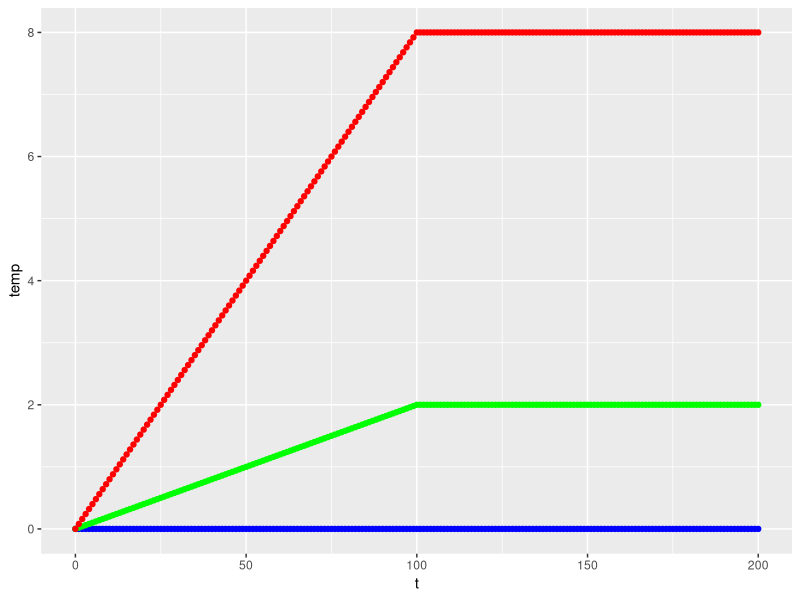
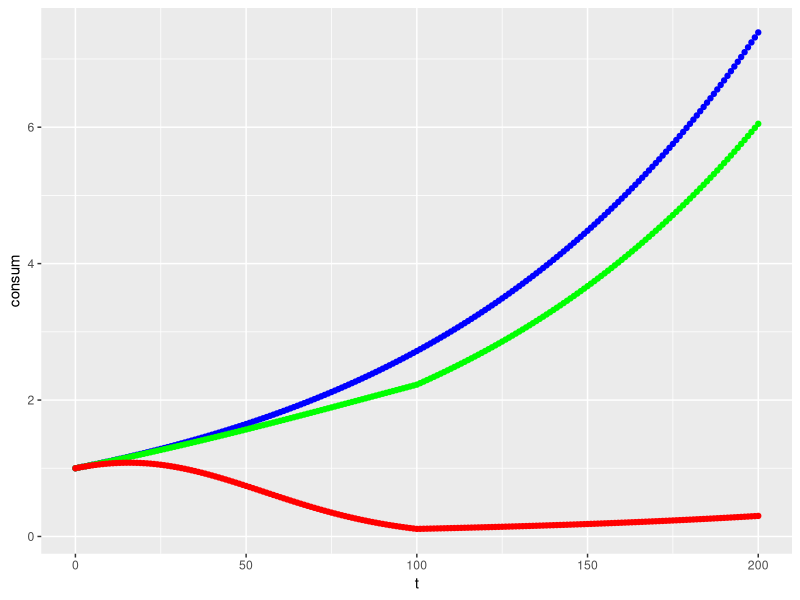
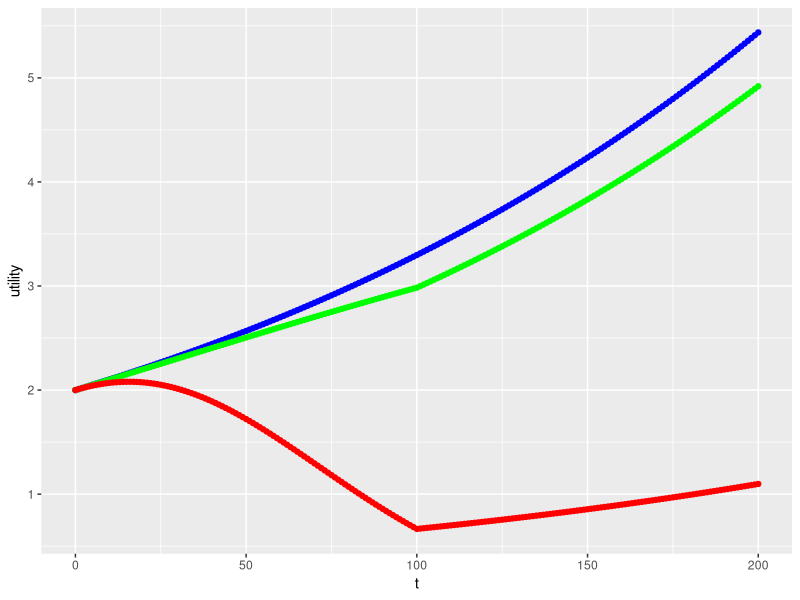
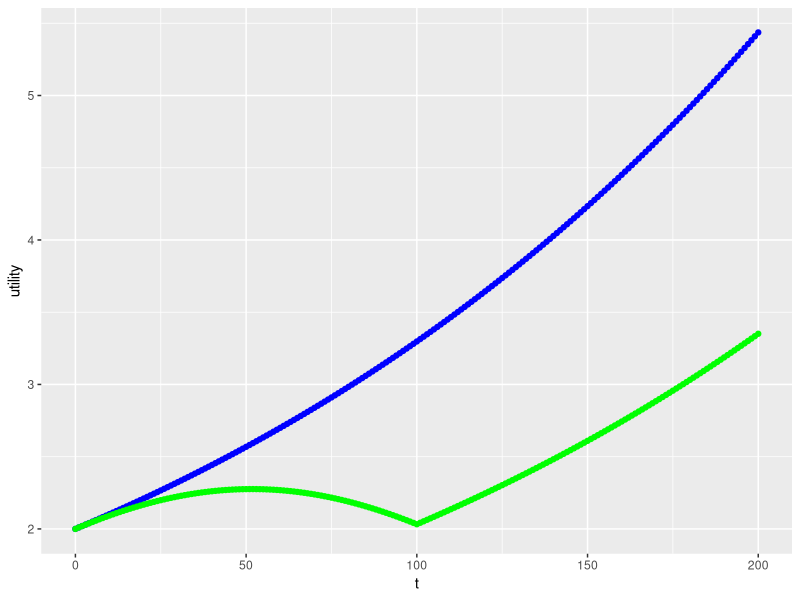

The R script that drew these images, in order:
## ---- chunk 1
knitr::opts_chunk$set(echo = TRUE)

library(tidyverse)

# Variables:
# temperature at time t
# t = time
# t_diff = T = temperature at time 100 (given)

 #overall value for T

# Givens & Vectors:

t_vector <- seq(0,200, by = 1)

## ---- chunk 2
# Function 1 - Temperature(t)

temp <- function(t, t_diff){
  out = pmin((t*t_diff)/100,t_diff)
  return(out)
}


# Function 2 - Retention (t)

retention <- function(t, t_diff, B){
  out = exp(-B * (temp(t, t_diff))^2)
  return(out)
}


# Function 3 - Consumption (t)
consumption <- function(t, t_diff, B, g){
  out = retention(t, t_diff, B) * exp(g*t)
  return(out)
}


# Function 4 - Utility (C)

utility <- function(C, n){
  out = (C^(1-n))/(1-n)
  return(out)
}


# Function 5 - Discount Rate (Ramsey Rule)

r <- function(d, n, g){
  out = (d + n*g)
  return(out)
}


## ---- chunk 3
# T = 0

# Temperature df

temp_df_T_0 <- data.frame(t = t_vector) %>% 
  mutate(temp = temp(t_vector,
                     t_diff = 0))
  

# Retention df

retent_df_T_0 <- data.frame(t = t_vector) %>% 
  mutate(retent = retention(t_vector,
                            t_diff = 0,
                            B = .05)) 
# Consumption df

consum_df_T_0 <- data.frame(t = t_vector) %>% 
  mutate(consum = consumption(t_vector,
                              t_diff = 0,
                              B = 0.05,
                              g = 0.01))

# Utility df

C_0 <- consum_df_T_0$consum

utility_df_T_0 <- data.frame(t = t_vector) %>% 
  mutate(consum = C_0) %>% 
  mutate(utility = utility(C = C_0,
                           n = .5))
  
## ---- chunk 4
# T = 2

# Temperature df

temp_df_T_2 <- data.frame(t = t_vector) %>% 
  mutate(temp = temp(t_vector,
                     t_diff = 2)) 

# Retention df

retent_df_T_2 <- data.frame(t = t_vector) %>% 
  mutate(retent = retention(t_vector,
                            t_diff = 2,
                            B = .05)) 
# Consumption df

consum_df_T_2 <- data.frame(t = t_vector) %>% 
  mutate(consum = consumption(t_vector,
                              t_diff = 2,
                              B = 0.05,
                              g = 0.01))

# Utility df

C_2 <- consum_df_T_2$consum

utility_df_T_2 <- data.frame(t = t_vector) %>% 
  mutate(consum = C_2) %>% 
  mutate(utility = utility(C = C_2,
                           n = .5))
  
## ---- chunk 5
# T = 8

# Temperature df

temp_df_T_8 <- data.frame(t = t_vector) %>% 
  mutate(temp = temp(t_vector,
                     t_diff = 8))

# Retention df

retent_df_T_8 <- data.frame(t = t_vector) %>% 
  mutate(retent = retention(t_vector,
                            t_diff = 8,
                            B = .05)) 
# Consumption df

consum_df_T_8 <- data.frame(t = t_vector) %>% 
  mutate(consum = consumption(t_vector,
                              t_diff = 8,
                              B = 0.05,
                              g = 0.01))

# Utility df

C_8 <- consum_df_T_8$consum

utility_df_T_8 <- data.frame(t = t_vector) %>% 
  mutate(consum = C_8) %>% 
  mutate(utility = utility(C = C_8,
                           n = .5))
  
## ---- chunk 6
# a
# plot temperature over time
# scenario 1: no climate change


# scenario 2: moderate climate change

# scenario 3: major climate change
## ---- chunk 7
ggplot () +
  geom_point(data = temp_df_T_0,
             aes( x = t,
                  y = temp),
                  color = "blue") +
  geom_point(data = temp_df_T_2,
             aes( x = t,
                  y = temp),
                  color = "green") +
  geom_point(data = temp_df_T_8,
             aes( x = t,
                  y = temp),
                  color = "red")

             
## ---- chunk 8
ggplot () +
  geom_point(data = consum_df_T_0,
             aes( x = t,
                  y = consum),
                  color = "blue") +
  geom_point(data = consum_df_T_2,
             aes( x = t,
                  y = consum),
                  color = "green") +
  geom_point(data = consum_df_T_8,
             aes( x = t,
                  y = consum),
                  color = "red")
## ---- chunk 9
ggplot () +
  geom_point(data = utility_df_T_0,
             aes( x = t,
                  y = utility),
                  color = "blue") +
  geom_point(data = utility_df_T_2,
             aes( x = t,
                  y = utility),
                  color = "green") +
  geom_point(data = utility_df_T_8,
             aes( x = t,
                  y = utility),
                  color = "red")
## ---- chunk 10
# T = 4.4
# Maintained givens from plot 1

# Temperature df

temp_df_T_4_4 <- data.frame(t = t_vector) %>% 
  mutate(temp = temp(t_vector,
                     t_diff = 4.4))

# Retention df

retent_df_T_4_4 <- data.frame(t = t_vector) %>% 
  mutate(retent = retention(t_vector,
                            t_diff = 4.4,
                            B = .05)) 
# Consumption df

consum_df_T_4_4 <- data.frame(t = t_vector) %>% 
  mutate(consum = consumption(t_vector,
                              t_diff = 4.4,
                              B = 0.05,
                              g = 0.01))

# Utility df

C_4_4 <- consum_df_T_4_4$consum

utility_df_T_4_4 <- data.frame(t = t_vector) %>% 
  mutate(consum = C_4_4) %>% 
  mutate(utility = utility(C = C_4_4,
                           n = .5))
  
## ---- chunk 11
# Present value discounted over 200 years w/ climate change

# discount rate
r_given <- r(.005, .5, .01)

# Value calculation
pv_df_4_4 <- data.frame(t = t_vector) %>% 
  mutate(pv_4_4 = (utility_df_T_4_4$utility)/(1 + r_given)^(t_vector))

pv_4_4 = sum(pv_df_4_4$pv_4_4)

## ---- chunk 12
# Present value discounted over 200 years w/o climate change

# Value calculation
pv_df_0 <- data.frame(t = t_vector) %>% 
  mutate(pv_0 = (utility_df_T_0$utility)/(1 + r_given)^(t_vector))

pv_0 = sum(pv_df_0$pv_0)

## ---- chunk 13

L_cc <- abs(pv_0-pv_4_4)/pv_0 * 100


## ---- chunk 14
ggplot () +
  geom_point(data = utility_df_T_0,
             aes( x = t,
                  y = utility),
                  color = "blue") +
  geom_point(data = utility_df_T_4_4,
             aes( x = t,
                  y = utility),
                  color = "green") 
## ---- chunk 15
